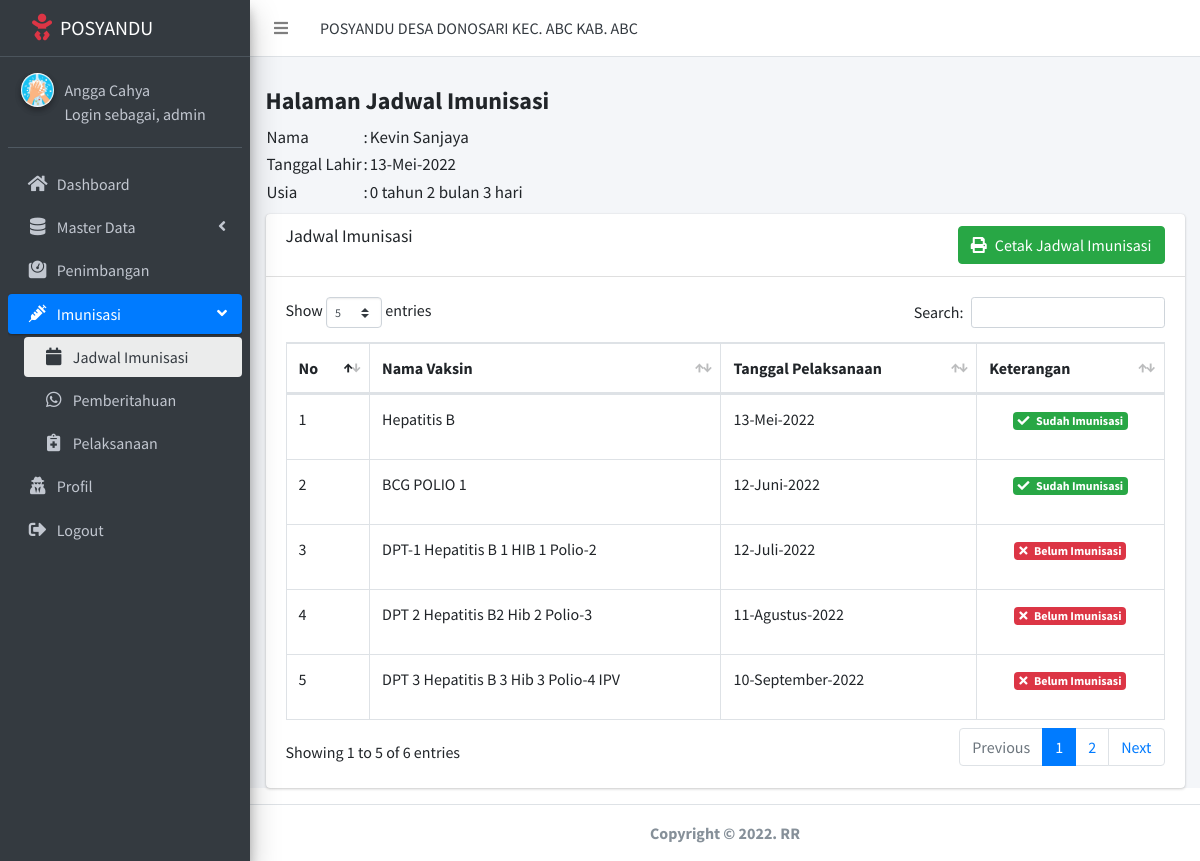
Page /index.php?hal=jadwal&aksi=jadwalperanak&id=6 (signed in) on the committed database.
### tables this page shows
CREATE TABLE `ref_anak` (
  `id_anak` int(11) NOT NULL,
  `nama_anak` varchar(50) NOT NULL,
  `nik_anak` varchar(25) NOT NULL,
  `tempat_lahir_anak` varchar(255) NOT NULL,
  `tgl_lahir_anak` date NOT NULL,
  `jk_anak` enum('P','L') NOT NULL,
  `nik_ibu` varchar(20) DEFAULT NULL,
  `nama_ibu` varchar(100) NOT NULL,
  `alamat_ibu` varchar(255) NOT NULL,
  `no_telp_ibu` varchar(15) NOT NULL
);

CREATE TABLE `ref_vaksin` (
  `id_vaksin` int(11) NOT NULL,
  `nama_vaksin` varchar(50) NOT NULL,
  `usia_vaksin` int(11) NOT NULL
);

### jadwal_imunisasiperanak.php (the view, shortened to what this page needs)
<?php
include 'koneksi.php';
$id = $_GET["id"];
$data = mysqli_query($koneksi, "SELECT * FROM ref_anak WHERE id_anak='$id'");
$pecah = mysqli_fetch_assoc($data);
function format_indo($date) {
  $BulanIndo = array("Januari", "Februari", "Maret", "April", "Mei", "Juni", "Juli", "Agustus", "September", "Oktober", "November", "Desember");
  $tahun = substr($date, 0, 4);
  $bulan = substr($date, 5, 2);
  $tgl   = substr($date, 8, 2);
  $result = $tgl . "-" . $BulanIndo[(int)$bulan-1]. "-". $tahun;
  return($result);
}
$tanggal_lahir = new DateTime($pecah['tgl_lahir_anak']);
$sekarang = new DateTime('today');
$thn = date_diff($tanggal_lahir, $sekarang)->y;
$bln = date_diff($tanggal_lahir, $sekarang)->m;
$tgl =  date_diff($tanggal_lahir, $sekarang)->d;
$usia =  $thn." tahun ".$bln." bulan ".$tgl." hari";
?>
<h4 class="font-weight-bold">Halaman Jadwal Imunisasi</h4>
<table style="font-size: 17px;">
  <tr>
    <td>Nama</td>
    <td>:</td>
    <td><?= $pecah["nama_anak"]; ?></td>
  </tr>
  <tr>
    <td>Tanggal Lahir</td>
    <td>:</td>
    <td><?= format_indo($pecah["tgl_lahir_anak"]); ?></td>
  </tr>
  <tr>
    <td>Usia</td>
    <td>:</td>
    <td><?= $usia; ?></td>
  </tr>
</table>
<div class="card mt-2">
  <div class="card-header">
    <h2 class="card-title">Jadwal Imunisasi</h2>
    <div class="float-right">
      <button class="btn btn-success" onclick="window.open('lap_jadwalimunisasi.php?id=<?= $pecah["id_anak"]; ?>','mywindow', 'width=900px, height=800px')"><i class="fas fa-print mr-2"></i>Cetak Jadwal Imunisasi</button>
    </div>
  </div>
  <div class="card-body">
    <div class="table-responsive">
      <table id="example" class="table table-bordered" >
        <thead>
          <tr>
            <th>No</th>
            <th>Nama Vaksin</th>
            <th>Tanggal Pelaksanaan</th>
            <th>Keterangan</th>
          </tr>
        </thead>
        <tbody>
          <?php $no =1; ?>
          <?php
          $ref_vaksin = mysqli_query($koneksi, "SELECT * FROM ref_vaksin");
          ?>
          <?php foreach ($ref_vaksin as $result) : ?>
            <tr>
              <td><?= $no; ?></td>
              <td><?= $result['nama_vaksin']; ?></td>
              <td>
                <?php
                $tanggal_lahir = new DateTime($pecah['tgl_lahir_anak']);
                $usia_vaksin = $result["usia_vaksin"];
                $tanggal_pervaksin = date_modify($tanggal_lahir, "+$usia_vaksin days");
                $tanggal_vaksin = $tanggal_pervaksin ->format('Y-m-d');
                $jadwal_tanggal = $tanggal_vaksin;
                echo format_indo($jadwal_tanggal);
                ?>
              </td>
              <td class="text-center">
                <?php
                $id_vaksin = $result["id_vaksin"];
                $data_imunisasi = mysqli_query($koneksi, "SELECT * FROM ref_imunisasi WHERE id_anak='$id' && id_vaksin='$id_vaksin'");
                $pecah_imunisasi = mysqli_fetch_assoc($data_imunisasi);
                $tanggal_datang = $pecah_imunisasi["tgl_imunisasi"];
                $tanggal_sekarang = date('Y-m-d');
                ?>
                <?php if ($tanggal_datang >= $tanggal_vaksin) : ?>
                  <p><span class="badge badge-success"><i class="fas fa-check mr-1"></i> Sudah Imunisasi</span></p>
                  <?php elseif($tanggal_vaksin == $tanggal_sekarang) : ?>
                    <a href="?hal=jadwal&aksi=imunisasi&id_anak=<?= $pecah["id_anak"]; ?>&id_vaksin=<?= $result["id_vaksin"]; ?>"><p><span class="badge badge-warning"><i class="fas fa-exclamation mr-1"></i> Sudah Saatnya Imunisasi</span></p></a>
                    <?php elseif ($tanggal_sekarang > $tanggal_vaksin) : ?>
                      <a href="?hal=jadwal&aksi=imunisasi&id_anak=<?= $pecah["id_anak"]; ?>&id_vaksin=<?= $result["id_vaksin"]; ?>"><p><span class="badge badge-danger"><i class="fas fa-times mr-1"></i> Belum Imunisasi</span></p></a>
                      <?php else : ?>
                        <p><span class="badge badge-danger"><i class="fas fa-times mr-1"></i> Belum Imunisasi</span></p>
                      <?php endif; ?>
                      <?php
                      $data_konfirmasi = mysqli_query($koneksi, "SELECT * FROM ref_anak WHERE id_anak = '$id'");
                      ?>
                    </td>
                  </tr>
                  <?php $no++; ?>
                <?php endforeach; ?>
              </tbody>
            </table>
          </div>
        </div>
      </div>

### rows in the picture
ref_anak: nama_anak "Kevin Sanjaya", tgl_lahir_anak "13-Mei-2022", tgl_lahir_anak "0 tahun 2 bulan 3 hari", tgl_lahir_anak.usia_vaksin "13-Mei-2022", tgl_lahir_anak.usia_vaksin "12-Juni-2022", tgl_lahir_anak.usia_vaksin "12-Juli-2022", tgl_lahir_anak.usia_vaksin "11-Agustus-2022", tgl_lahir_anak.usia_vaksin "10-September-2022"
ref_vaksin: nama_vaksin "Hepatitis B", shows "Sudah Imunisasi"
ref_vaksin: nama_vaksin "BCG POLIO 1", shows "Sudah Imunisasi"
ref_vaksin: nama_vaksin "DPT-1 Hepatitis B 1 HIB 1 Polio-2"
ref_vaksin: nama_vaksin "DPT 2 Hepatitis B2 Hib 2 Polio-3", shows "Belum Imunisasi"
ref_vaksin: nama_vaksin "DPT 3 Hepatitis B 3 Hib 3 Polio-4 IPV", shows "Belum Imunisasi"

### other values in the picture
$_SESSION["nama"] "Angga Cahya"
$_SESSION["level"] "admin"
date ('Y') "2022"
